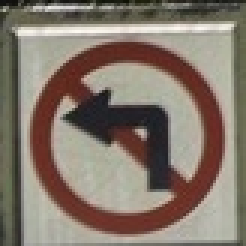
#> input picture test_imgs/140709_Market Street_044 copy.jpg, 82 x 82 px (shown 3 times larger); its folder holds only this picture in this run
$ jupyter execute --allow-errors tests.ipynb   (shell and % lines are left out)
#> lines starting #> are read from the running program, lines starting #| are printed output that depends on the picture
[cell 1]
# SignNames read function

# Test top_k

# Make a distribution of

# Hello

import csv

def read_signnames(file):
    with open(file) as f:
        csvreader = csv.reader(f)
        header = next(csvreader)
        signnames = {}
        for row in csvreader:
            signnames[int(row[0])] = row[1]
        return signnames
#         for line in f:
#             print(line)

print("Hello")
#> (the rest of this cell did not finish here and is left out)

[cell 2]
# Confusion matrix

import itertools
import numpy as np
import matplotlib.pyplot as plt

labels = np.array([0,2,3,5,3,2,2,3,2,1,4,3,2,1,0,0,1])
pred   = np.array([0,3,3,5,3,2,2,1,2,1,3,3,2,1,0,2,1])

num_classes = 6


# [13 lines of commented-out code are left out]

def confusion_matrix(labels, pred, num_classes):
#> called with labels = array of shape (17,), pred = array of shape (17,), num_classes = 6
    cm = np.zeros([num_classes, num_classes])
    for l,p in zip(labels, pred):
        cm[l,p] += 1
#         print(l,p)
#     print(cm)
    s = np.sum(cm, axis=1)
#     print('s = ', s.reshape([len(s),1]))
    r = cm / s.reshape([len(s),1])
#     print(r)
    return r

cm = confusion_matrix(labels, pred, num_classes)

# Borrowed from http://scikit-learn.org/stable/auto_examples/model_selection/plot_confusion_matrix.html#sphx-glr-auto-examples-model-selection-plot-confusion-matrix-py
def plot_confusion_matrix(cm, classes,
                          normalize=True,
                          title='Confusion matrix',
                          cmap=plt.cm.Blues):
    """
    This function prints and plots the confusion matrix.
    Normalization can be applied by setting `normalize=True`.
    """
#> called with cm = array of shape (6, 6), normalize = True, title = 'Confusion matrix'


    if normalize:
        cm = cm.astype('float') / cm.sum(axis=1)[:, np.newaxis]
#         print("Normalized confusion matrix")
#     else:
#         print('Confusion matrix, without normalization')

    plt.imshow(cm, interpolation='nearest', cmap=cmap)
    plt.title(title)
    plt.colorbar()
    tick_marks = np.arange(len(classes))
    plt.xticks(tick_marks, classes, rotation=45)
    plt.yticks(tick_marks, classes)

#     print(cm)

    thresh = cm.max() / 2.
    for i, j in itertools.product(range(cm.shape[0]), range(cm.shape[1])):
        plt.text(j, i, "%.2f" % cm[i, j],
                 horizontalalignment="center",
                 color="white" if cm[i, j] > thresh else "black")

    plt.tight_layout()
    plt.ylabel('True label')
    plt.xlabel('Predicted label')

plt.figure()
plot_confusion_matrix(cm, classes=range(num_classes),
                      title='Confusion matrix')
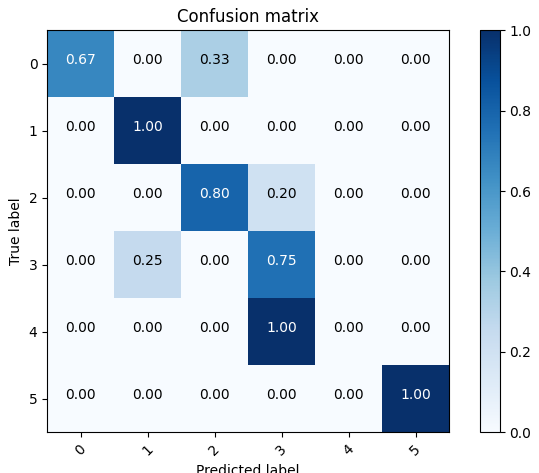
#> figure drawn by matplotlib, 2 panels

[cell 3]
# Load New Test Images

import cv2
import os
from scipy import ndimage

def resize_image(img):
    return cv2.resize(img, (32,32))

def random_rotate(img):
#     angle = np.random.randint(-25, 25)
    angle = -9
    print('angle =', angle)
    return ndimage.rotate(img, angle, reshape=False)

def random_gaussian_filter(img):
    sigma = np.random.choice([0.2,0.5,0.7,1])
#     sigma = 0.5
    print('sigma =', sigma)
    return ndimage.gaussian_filter(img, sigma=sigma)

def random_noise(img):
    noise = np.zeros_like(img)
    noise_lvl = np.random.choice([10, 20, 30])
    cv2.randn(noise, 0, noise_lvl.flatten())
#     print("noise =", noise)
    return img + noise

def random_image_transform(img):
    transforms = {
        0: random_rotate,
        1: random_gaussian_filter,
        2: random_noise
    }
    n = np.random.randint(3)
    im = transforms[n](img)
    im = cv2.cvtColor(im, cv2.COLOR_BGR2RGB)
    return im

def load_images_from_folder(folder):
#> called with folder = 'test_imgs'
    images = []
    for filename in os.listdir(folder):
        img = cv2.imread(os.path.join(folder,filename))
#> img is the input picture: shape (82, 82, 3); mean B, G, R 108.5, 120.2, 132.9
        if img is not None:
            images.append(resize_image(img))
#> in resize_image, `return cv2.resize(img, (32,32))`:
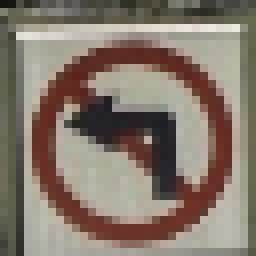
#> returned value: shape (32, 32, 3) (shown 8 times larger); mean of channels 0, 1, 2 108.3, 120, 132.7; drawn as B, G, R
    return np.array(images)


imgs = load_images_from_folder('test_imgs')
print(imgs.shape)
#| (1, 32, 32, 3)


print(len(imgs))
#| 1


#> (the rest of this cell did not finish here and is left out)

$ run again, on test_imgs/Paris-streets-at-night-3121108175225 copy.jpg
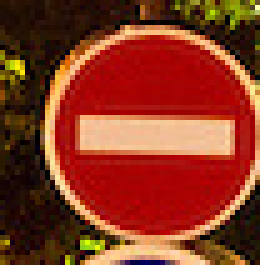
#> input picture test_imgs/Paris-streets-at-night-3121108175225 copy.jpg, 52 x 53 px (shown 5 times larger)
#> in load_images_from_folder, img is the input picture: shape (53, 52, 3); mean B, G, R 31.5, 54.4, 135.9
#> in resize_image, `return cv2.resize(img, (32,32))`:
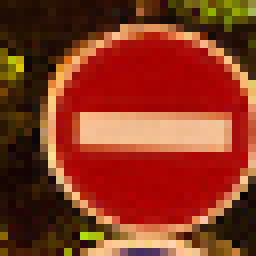
#> returned value: shape (32, 32, 3) (shown 8 times larger); mean of channels 0, 1, 2 31.6, 54.2, 135.6; drawn as B, G, R
#| (1, 32, 32, 3)
#| 1

$ run again, on test_imgs/Paris-streets-at-night-3121108175225 copy1.jpeg
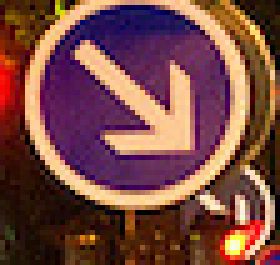
#> input picture test_imgs/Paris-streets-at-night-3121108175225 copy1.jpeg, 56 x 53 px (shown 5 times larger)
#> in load_images_from_folder, img is the input picture: shape (53, 56, 3); mean B, G, R 67.1, 73.2, 120.9
#> in resize_image, `return cv2.resize(img, (32,32))`:
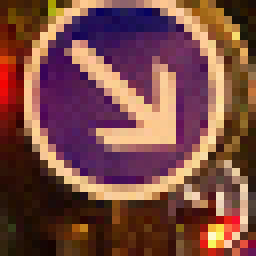
#> returned value: shape (32, 32, 3) (shown 8 times larger); mean of channels 0, 1, 2 67, 73.4, 120.9; drawn as B, G, R
#| (1, 32, 32, 3)
#| 1

$ run again, on test_imgs/Paris-streets-at-night-3121108175225 copy2.jpeg
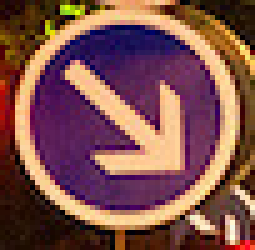
#> input picture test_imgs/Paris-streets-at-night-3121108175225 copy2.jpeg, 51 x 50 px (shown 5 times larger)
#> in load_images_from_folder, img is the input picture: shape (50, 51, 3); mean B, G, R 75.5, 80.1, 126.2
#> in resize_image, `return cv2.resize(img, (32,32))`:
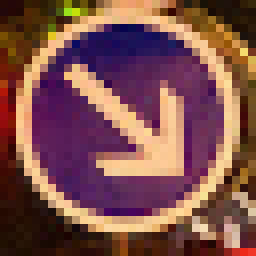
#> returned value: shape (32, 32, 3) (shown 8 times larger); mean of channels 0, 1, 2 75.4, 79.8, 125.9; drawn as B, G, R
#| (1, 32, 32, 3)
#| 1
